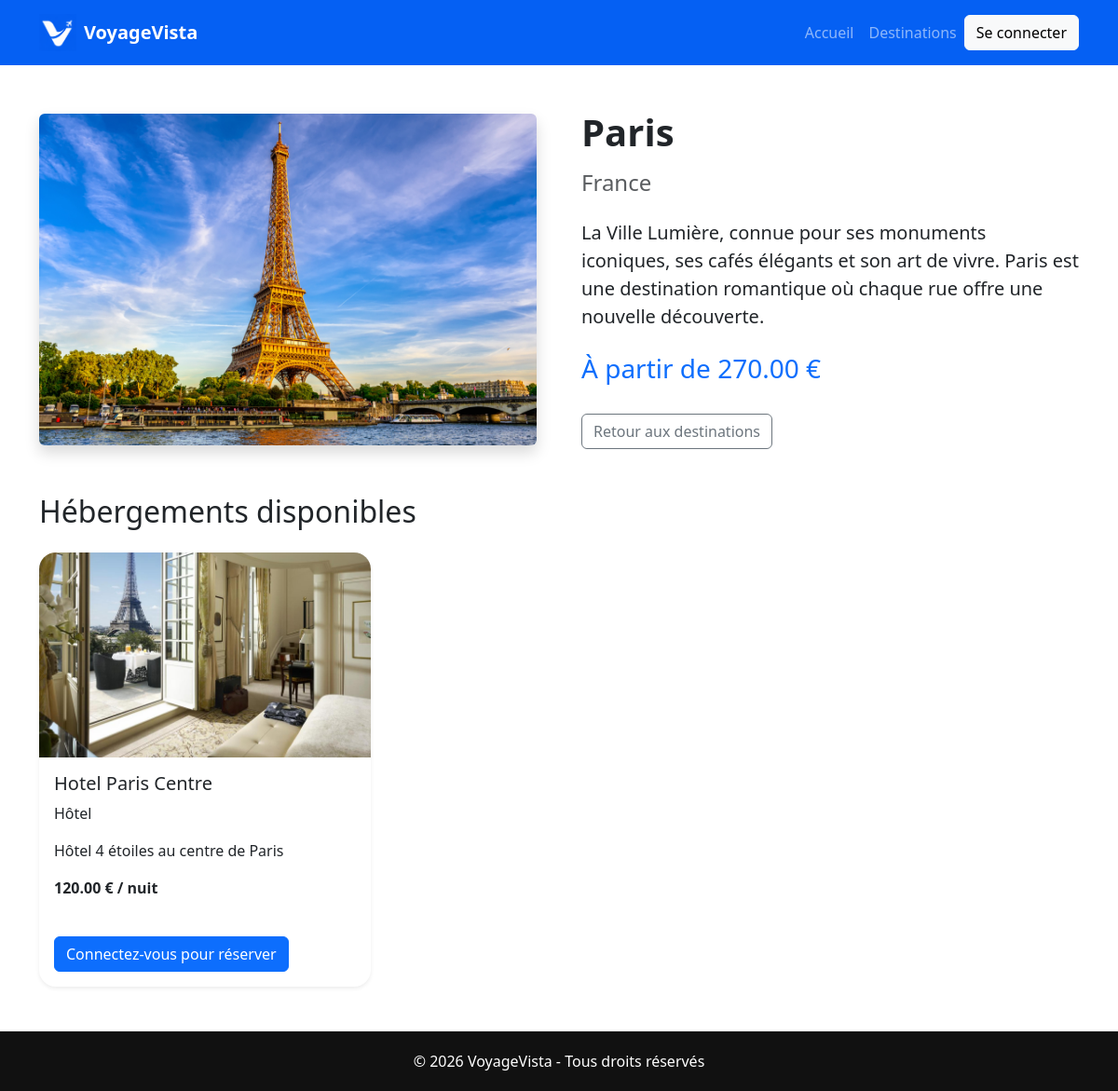
/destination.php?id=11, run on an earlier commit of the app's database.
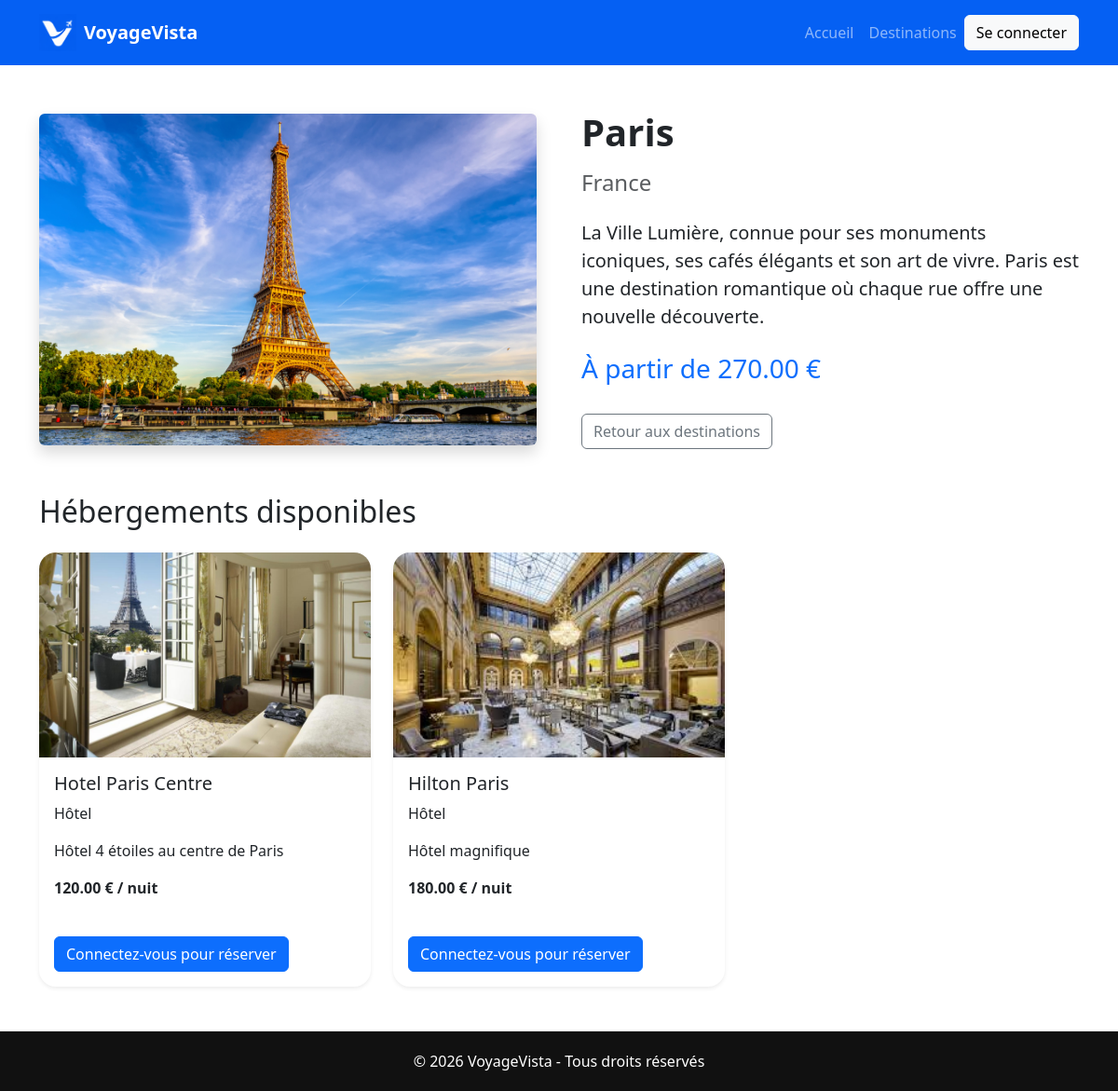
And on a later commit of the database.
### tables this page shows
CREATE TABLE `accommodations` (
  `id` int(11) NOT NULL,
  `destination_id` int(11) NOT NULL,
  `name` varchar(100) NOT NULL,
  `type` varchar(50) DEFAULT NULL,
  `description` text,
  `price_per_night` decimal(10,2) DEFAULT NULL,
  `image` varchar(255) DEFAULT NULL
);

### models/destinationModel.php (called while the page is built, shortened)
<?php
require_once __DIR__ . "/../config/database.php";
function getDestinationById($id) {
    global $pdo;
    $stmt = $pdo->prepare(
        "SELECT * FROM destinations
         WHERE id = ?"
    );
    $stmt->execute([$id]);
    return $stmt->fetch();
};
?>

### models/accommodationModel.php (called while the page is built, shortened)
<?php
require_once __DIR__ . "/../config/database.php";
function getAccommodationsByDestination(
    $destinationId
) {
    global $pdo;
    $stmt = $pdo->prepare(
        "SELECT *
         FROM accommodations
         WHERE destination_id = ?"
    );
    $stmt->execute([$destinationId]);
    return $stmt->fetchAll();
}

### destination.php (the view, shortened to what this page needs)
<?php
require_once __DIR__ . "/models/destinationModel.php";
require_once __DIR__ . "/models/accommodationModel.php";
$id = intval($_GET["id"]);
$destination = getDestinationById($id);
$accommodations =
    getAccommodationsByDestination(
        $destination["id"]
    );
?>
<!DOCTYPE html>
<html lang="fr">
<head>
    <link rel="stylesheet"
          href="assets/css/bootstrap.min.css">
    <link rel="stylesheet"
          href="assets/css/style.css">
</head>
<body>
    <?php include __DIR__ . '/includes/navbar.php'; ?>
    <section class="container my-5">
        <div class="row g-5 align-items-center">
            <div class="col-md-6">
                <img src="assets/images/<?= $destination["image"]; ?>"
                     class="img-fluid rounded shadow"
                     alt="<?= $destination["name"]; ?>">
            </div>
            <div class="col-md-6">
                <h1 class="fw-bold mb-3">
                    <?= $destination["name"]; ?>
                </h1>
                <h4 class="text-muted mb-4">
                    <?= $destination["country"]; ?>
                </h4>
                <p class="lead">
                    <?= $destination["description"]; ?>
                </p>
                <h3 class="text-primary mt-4">
                    À partir de
                    <?= $destination["price"]; ?> €
                </h3>
                <a href="destinations.php"
                   class="btn btn-outline-secondary mt-4">
                    Retour aux destinations
                </a>
            </div>
        </div>
        <h2 class="mt-5 mb-4">
            Hébergements disponibles
        </h2>
        <div class="row g-4">
            <?php foreach($accommodations as $hotel): ?>
                <div class="col-md-4">
                    <div class="card h-100 shadow-sm">
                        <img src="assets/images/<?= $hotel["image"]; ?>"
                            class="card-img-top">
                        <div class="card-body">
                            <h5>
                                <?= $hotel["name"]; ?>
                            </h5>
                            <p>
                                <?= $hotel["type"]; ?>
                            </p>
                            <p>
                                <?= $hotel["description"]; ?>
                            </p>
                            <p class="fw-bold">
                                <?= $hotel["price_per_night"]; ?> €
                                / nuit
                            </p>
                            <?php if(isset($_SESSION["user_id"])): ?>
                                <a href="reservations/book.php?accommodation_id=<?= $hotel["id"]; ?>"
                                class="btn btn-primary">
                                    Réserver
                                </a>
                            <?php else: ?>
                                <a href="login.php"
                                class="btn btn-primary mt-4">
                                    Connectez-vous pour réserver
                                </a>
                            <?php endif; ?>
                        </div>
                    </div>
                </div>
            <?php endforeach; ?>
        </div>
    </section>
    <?php include __DIR__ . '/includes/footer.php'; ?>
</body>
</html>

What changed in the data, as far as the page shows it:
added accommodations: image (picture), name "Hilton Paris", type "Hôtel", description "Hôtel magnifique", price_per_night "180.00"
